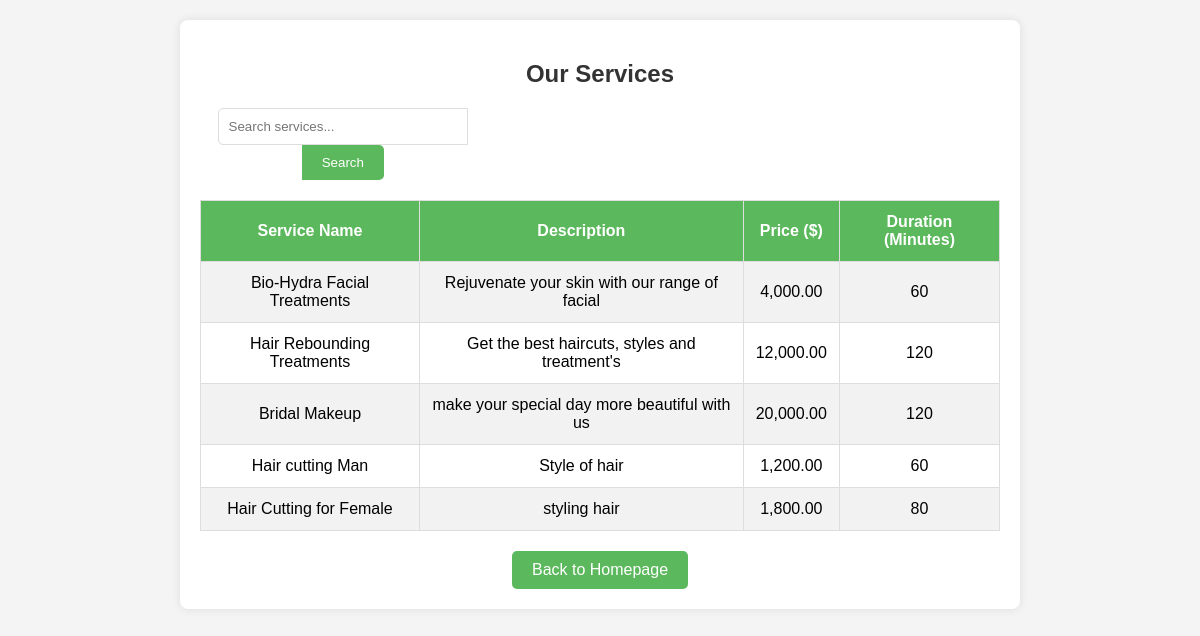
Page /ZTOBCS/Home/service.php on the committed database.
### tables this page shows
CREATE TABLE `services` (
  `ServiceID` int(11) NOT NULL,
  `ServiceName` varchar(100) DEFAULT NULL,
  `Description` varchar(255) DEFAULT NULL,
  `Price` decimal(10,2) DEFAULT NULL,
  `DurationMinutes` int(11) DEFAULT NULL
);

### ZTOBCS/Home/service.php (the view, shortened to what this page needs)
<?php
include '../db.php';
$services = [];
$searchTerm = isset($_GET['search']) ? $_GET['search'] : '';
try {
    $query = "SELECT ServiceName, Description, Price, DurationMinutes FROM Services";
    if ($searchTerm) {
        $query .= " WHERE ServiceName LIKE ?";
        $stmt = $conn->prepare($query);
        $searchTermWildcard = '%' . $searchTerm . '%';
        $stmt->bind_param("s", $searchTermWildcard);
    } else {
        $stmt = $conn->prepare($query);
    }
    $stmt->execute();
    $stmt->bind_result($serviceName, $description, $price, $duration);
    while ($stmt->fetch()) {
        $services[] = [
            'serviceName' => $serviceName,
            'description' => $description,
            'price' => $price,
            'duration' => $duration
        ];
    }
} catch (Exception $e) {
    echo "Error retrieving services: " . $e->getMessage();
}
?>
<!DOCTYPE html>
<html lang="en">
<head>
</head>
<body>
    <div class="services-container">
        <h2>Our Services</h2>
        <div class="search-container">
            <form method="get" action="">
                <input type="text" name="search" placeholder="Search services..." value="<?php echo htmlspecialchars($searchTerm); ?>">
                <button type="submit">Search</button>
            </form>
        </div>
        <?php if (!empty($services)): ?>
            <table>
                <tr>
                    <th>Service Name</th>
                    <th>Description</th>
                    <th>Price ($)</th>
                    <th>Duration (Minutes)</th>
                </tr>
                <?php foreach ($services as $service): ?>
                    <tr>
                        <td><?= htmlspecialchars($service['serviceName']) ?></td>
                        <td><?= htmlspecialchars($service['description']) ?></td>
                        <td><?= number_format($service['price'], 2) ?></td>
                        <td><?= htmlspecialchars($service['duration']) ?></td>
                    </tr>
                <?php endforeach; ?>
            </table>
        <?php else: ?>
            <p>No services are currently available. Please check back later.</p>
        <?php endif; ?>
        <a href="homepage.php" class="back-button">Back to Homepage</a>
    </div>
</body>
</html>

### ZTOBCS/Home/service.php (style rules this page uses)
body { font-family: Arial, sans-serif; background-color: #f4f4f4; display: flex; justify-content: center; align-items: center; margin: 0; padding: 20px; }
.services-container { width: 80%; max-width: 800px; background-color: #fff; padding: 20px; border-radius: 8px; box-shadow: 0 0 10px rgba(0, 0, 0, 0.1); text-align: center; }
h2 { color: #333; }
.search-container { display: flex; justify-content: space-between; margin-bottom: 20px; }
.search-container input[type="text"] { width: 80%; padding: 10px; border: 1px solid #ddd; border-radius: 5px 0 0 5px; }
.search-container button { padding: 10px 20px; border: none; background-color: #5cb85c; color: white; border-radius: 0 5px 5px 0; cursor: pointer; }
table { width: 100%; border-collapse: collapse; margin-top: 20px; }
th, td { padding: 12px; border: 1px solid #ddd; text-align: center; }
th { background-color: #5cb85c; color: white; }
tr:nth-child(even) { background-color: #f2f2f2; }
.back-button { display: inline-block; margin-top: 20px; padding: 10px 20px; background-color: #5cb85c; color: white; border: none; border-radius: 5px; text-align: center; text-decoration: none; cursor: pointer; }

### rows in the picture
services: ServiceName "Bio-Hydra Facial Treatments", Description "Rejuvenate your skin with our range of facial", Price "4,000.00", DurationMinutes "60"
services: ServiceName "Hair Rebounding Treatments", Description "Get the best haircuts, styles and treatment's", Price "12,000.00", DurationMinutes "120"
services: ServiceName "Bridal Makeup", Description "make your special day more beautiful with us", Price "20,000.00", DurationMinutes "120"
services: ServiceName "Hair cutting Man", Description "Style of hair", Price "1,200.00", DurationMinutes "60"
services: ServiceName "Hair Cutting for Female", Description "styling hair", Price "1,800.00", DurationMinutes "80"
